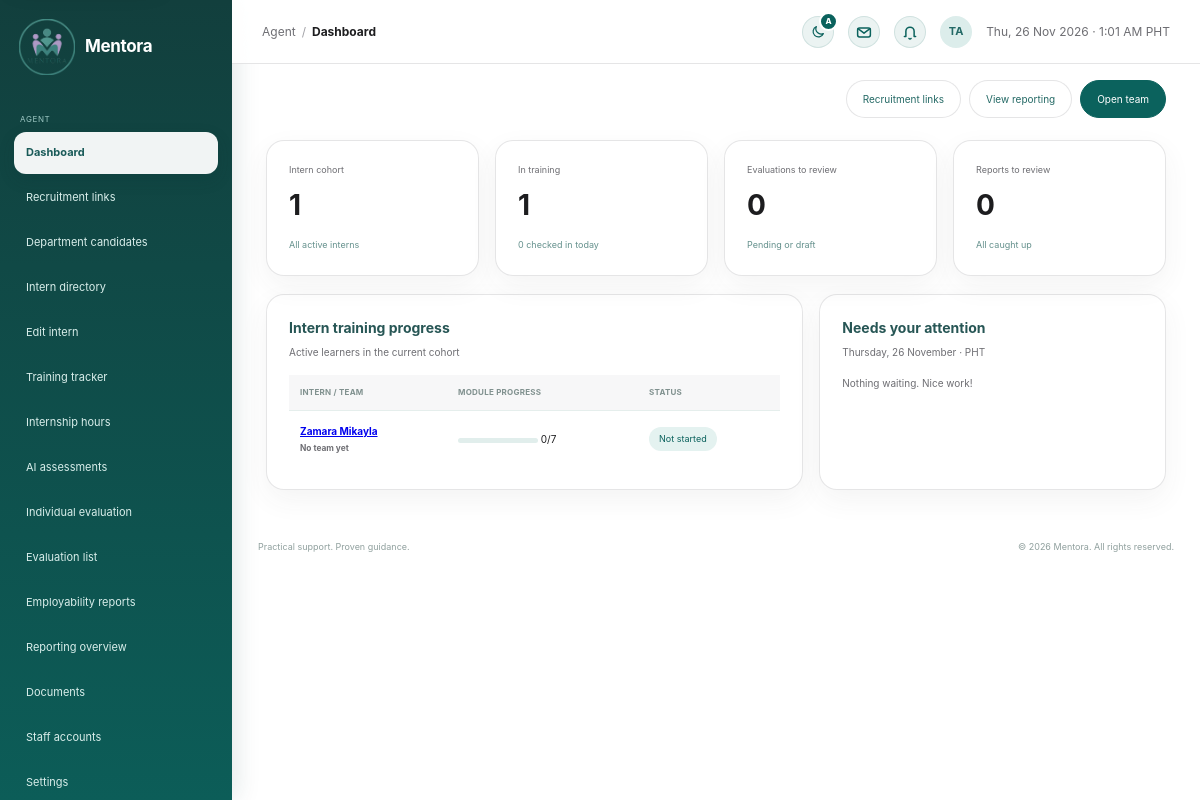
The page /agent/dashboard.php (signed in) on the database its author committed.
### tables this page shows
CREATE TABLE `users` (
  `id` int(10) UNSIGNED NOT NULL,
  `user_code` varchar(20) DEFAULT NULL,
  `first_name` varchar(80) NOT NULL,
  `last_name` varchar(80) NOT NULL,
  `email` varchar(190) NOT NULL,
  `email_verified_at` datetime DEFAULT NULL,
  `username` varchar(40) DEFAULT NULL,
  `pathway` enum('employee_va','internship') NOT NULL,
  `pathway_chosen_at` datetime DEFAULT current_timestamp(),
  `password_hash` varchar(255) NOT NULL,
  `role` enum('applicant','agent','admin') NOT NULL DEFAULT 'applicant',
  `status` enum('pending','approved','active','rejected','disabled') NOT NULL DEFAULT 'active',
  `presence` enum('active','busy','offline') NOT NULL DEFAULT 'active',
  `last_seen_at` datetime DEFAULT NULL,
  `department_id` int(10) UNSIGNED DEFAULT NULL,
  `agent_id` int(10) UNSIGNED DEFAULT NULL,
  `referred_by` int(10) UNSIGNED DEFAULT NULL,
  `avatar_path` varchar(190) DEFAULT NULL,
  `created_at` timestamp NOT NULL DEFAULT current_timestamp(),
  `updated_at` timestamp NOT NULL DEFAULT current_timestamp() ON UPDATE current_timestamp()
);

### includes/workflow.php (called while the page is built, shortened)
<?php
function mentora_h(mixed $value): string
{
    return htmlspecialchars((string) $value, ENT_QUOTES | ENT_SUBSTITUTE, 'UTF-8');
}
function mentora_pathway_folder(string $pathway): string
{
    return in_array($pathway, ['internship', 'intern'], true) ? 'intern' : 'employee';
}
function mentora_training_modules(string $pathway): array
{
    return mentora_pathway_folder($pathway) === 'intern'
        ? [
            'welcome' => ['Welcome to Mentora PH', 1],
            'remote_work' => ['Remote Work Essentials', 1],
            'account_optimization' => ['Optimizing Your Accounts', 1],
            'workspace_files' => ['Google Workspace & File Standards', 1],
            'client_basics' => ['Client Communication Basics', 1],
            'data_privacy' => ['Data Privacy Essentials', 1],
            'support_simulation' => ['Client Support Simulation', 1],
        ]
        : [
            'policies' => ['Welcome & Company Policies', 1],
            'account_optimization' => ['Optimizing Your Accounts', 1],
            'va_workflow' => ['Executive VA Workflow', 1],
            'client_standards' => ['Client Communication Standards', 1],
            'security' => ['Information Security & Privacy', 1],
            'handoff' => ['Operations Handoff Simulation', 1],
        ];
}
function mentora_workspace_people(PDO $pdo, string $pathway = 'internship', ?int $agentId = null): array
{
    $where = ["u.role = 'applicant'", "u.status = 'active'"];
    $params = [];
    if ($pathway !== 'all') {
        $where[] = 'u.pathway = ?';
        $params[] = $pathway;
    }
    $query = $pdo->prepare(
        "SELECT u.id, u.user_code, u.first_name, u.last_name, u.email, u.pathway, u.created_at, u.department_id, u.agent_id,
                d.name AS department_name, CONCAT(ag.first_name, ' ', ag.last_name) AS agent_name,
                COALESCE(t.modules_completed, 0) AS completed, t.modules_total, COALESCE(t.hours_logged, 0) AS hours_logged,
                COALESCE(t.status, 'not_started') AS training_status, t.notes,
                a.required_hours, a.school, a.course,
                (SELECT COUNT(*) FROM work_reports r WHERE r.user_id = u.id AND r.status = 'submitted') AS reports_waiting,
                ((COALESCE(s.upwork_url, '') <> '') + (COALESCE(s.linkedin_url, '') <> '') + (COALESCE(s.quora_url, '') <> '') + (COALESCE(s.reddit_url, '') <> '') + (COALESCE(s.instagram_url, '') <> '') + (COALESCE(s.threads_url, '') <> '') + (COALESCE(s.substack_url, '') <> '')) AS social_added
         FROM users u
         LEFT JOIN departments d ON d.id = u.department_id
         LEFT JOIN users ag ON ag.id = u.agent_id
         LEFT JOIN training_records t ON t.user_id = u.id
         LEFT JOIN social_profiles s ON s.user_id = u.id
         LEFT JOIN applications a ON a.id = (SELECT MAX(id) FROM applications WHERE user_id = u.id)
         WHERE " . implode(' AND ', $where) . '
         ORDER BY u.first_name, u.last_name'
    );
    $query->execute($params);
    $people = $query->fetchAll();
    foreach ($people as &$person) {
        $person['total'] = count(mentora_training_modules($person['pathway']));
        $person['percent'] = (int) round(min($person['completed'], $person['total']) / $person['total'] * 100);
    }
    return $people;
}
function mentora_reports_waiting(PDO $pdo, ?string $pathway = null, ?int $agentId = null): array
{
    $where = ["r.status = 'submitted'", "u.status = 'active'"];
    $params = [];
    if ($pathway !== null && $agentId !== null) {
        $where[] = '(u.pathway = ? OR u.agent_id = ?)';
        array_push($params, $pathway, $agentId);
    } elseif ($pathway !== null) {
        $where[] = 'u.pathway = ?';
        $params[] = $pathway;
    }
    $query = $pdo->prepare(
        'SELECT r.*, u.first_name, u.last_name, u.email, u.pathway, u.agent_id
         FROM work_reports r JOIN users u ON u.id = r.user_id
         WHERE ' . implode(' AND ', $where) . ' ORDER BY r.report_date, r.id'
    );
    $query->execute($params);
    return $query->fetchAll();
}
    ?>

### ai/intern_assessment.php (called while the page is built, shortened)
<?php
require_once __DIR__ . '/../includes/workflow.php';
function mentora_intern_rankings(PDO $pdo, ?int $agentId = null): array
{
    $interns = mentora_workspace_people($pdo, 'internship', $agentId);
    $latest = $pdo->query(
        'SELECT a.user_id, a.score, a.tier, a.ready, a.summary, a.metrics, a.engine, a.created_at AS assessed_at
         FROM ai_assessments a JOIN (SELECT user_id, MAX(id) id FROM ai_assessments GROUP BY user_id) l ON l.id = a.id'
    )->fetchAll(PDO::FETCH_UNIQUE);
    foreach ($interns as &$intern) {
        $assessment = $latest[$intern['id']] ?? null;
    }
    usort($interns, static fn(array $a, array $b): int => [$b['ai'] !== null, $b['ai']['score'] ?? 0, $b['percent']] <=> [$a['ai'] !== null, $a['ai']['score'] ?? 0, $a['percent']]);
    return $interns;
}

### agent/dashboard.php (the view, shortened to what this page needs)
<?php
require_once __DIR__ . '/../includes/workflow.php';
require __DIR__ . '/../includes/agent_layout.php';
$meId = (int) ($_SESSION['user']['id'] ?? 0);
$allInterns = mentora_workspace_people($pdo);
$myInterns = array_values(array_filter($allInterns, static fn($i) => (int) $i['agent_id'] === $meId));
$cohort = $myInterns ?: $allInterns;
$inTraining = count(array_filter($cohort, static fn($i) => in_array($i['training_status'], ['in_training', 'not_started'], true)));
$waiting = mentora_reports_waiting($pdo, 'internship', $meId);
$dueEvaluations = $pdo->query("SELECT e.id, e.review_type, e.due_date, e.status, u.first_name, u.last_name
    FROM evaluations e
    JOIN users u ON u.id = e.user_id AND u.status = 'active'
    WHERE e.status <> 'published'
    ORDER BY e.due_date IS NULL, e.due_date LIMIT 5")
    ->fetchAll();
$evaluationsOpen = (int) $pdo->query("SELECT COUNT(*)
    FROM evaluations e
    JOIN users u ON u.id = e.user_id AND u.status = 'active'
    WHERE e.status <> 'published'")
    ->fetchColumn();
$checkedIn = (int) $pdo->query("SELECT COUNT(*)
    FROM attendance a
    JOIN users u ON u.id = a.user_id
    WHERE a.work_date = CURDATE() AND a.time_in IS NOT NULL AND u.pathway = 'internship'")
    ->fetchColumn();
$myDepartmentId = (int) ($pdo->query('SELECT department_id FROM users WHERE id = ' . $meId)->fetchColumn() ?: 0);
$candidates = $myDepartmentId ? mentora_screening_rows($pdo, 'suitable', $myDepartmentId) : [];
$assessed = array_filter(mentora_intern_rankings($pdo, $myInterns ? $meId : null), static fn($i) => $i['ai'] !== null);
$readyToReport = count(array_filter($assessed, static fn($i) => (int) $i['ai']['ready'] === 1));
?>
<div class="admin-heading">
    <div class="admin-actions">
        <a class="admin-btn" href="recruitment.php">Recruitment links</a><a class="admin-btn" href="reporting_overview.php">View reporting</a><a class="admin-btn primary" href="intern_directory.php<?= $myInterns ? '?scope=mine' : '' ?>">Open team</a>
    </div>
</div>
<div class="metric-grid">
    <div class="metric-card">
        <small><?= $myInterns ? 'My interns' : 'Intern cohort' ?></small><strong><?= count($cohort) ?></strong><span><?= $myInterns ? 'Assigned to you' : 'All active interns' ?></span>
    </div>
    <div class="metric-card"><small>In training</small><strong><?= $inTraining ?></strong><span><?= $checkedIn ?> checked in today</span></div>
    <div class="metric-card"><small>Evaluations to review</small><strong><?= $evaluationsOpen ?></strong><span>Pending or draft</span></div>
    <div class="metric-card">
        <small>Reports to review</small><strong><?= count($waiting) ?></strong><span><?= count($waiting) ? 'Waiting for approval' : 'All caught up' ?></span>
    </div>
</div>
<div class="admin-grid">
    <section class="admin-panel">
        <h2>Intern training progress</h2>
        <p class="panel-subtitle"><?= $myInterns ? 'Your interns' : 'Active learners in the current cohort' ?></p>
        <?php if (!$cohort): ?><p class="panel-subtitle">No active interns yet.</p><?php else: ?>
        <table class="admin-table"><thead><tr><th>Intern / team</th><th>Module progress</th><th>Status</th></tr></thead><tbody>
            <?php foreach (array_slice($cohort, 0, 6) as $intern): [$badgeClass, $badgeText] = MENTORA_TRAINING_STATUS[$intern['training_status']] ?? ['info', $intern['training_status']]; ?>
                <tr>
                    <td><a href="edit_intern.php?id=<?= (int) $intern['id'] ?>"><?= mentora_h($intern['name']) ?></a><br><small><?= mentora_h($intern['department_name'] ?? 'No team yet') ?></small>
                    </td>
                    <td>
                        <span class="progress"><i style="width:<?= $intern['percent'] ?>%"></i></span> <?= $intern['completed'] ?>/<?= $intern['total'] ?></td>
                    <td><span class="badge <?= $badgeClass ?>"><?= $badgeText ?></span>
                    </td>
                </tr>
            <?php endforeach; ?>
        </tbody></table>
        <?php endif; ?>
    </section>
    <section class="admin-panel">
        <h2>Needs your attention</h2>
        <p class="panel-subtitle"><?= date('l, d F') ?> · PHT</p>
        <?php if (!$waiting && !$dueEvaluations && !$candidates && !$readyToReport): ?><p class="panel-subtitle">Nothing waiting. Nice work!</p><?php endif; ?>
    </section>
</div>
<?php require __DIR__ . '/../includes/admin_footer.php'; ?>

### assets/css/admin.css (style rules this page uses)
:root { --admin-ink: #155d5c; }
.admin-body, .applicant-body { --workspace-blue: var(--mentora-teal); --workspace-bg: #f5f5f7; --workspace-surface: rgba(255, 255, 255, 0.86); --workspace-line: rgba(60, 60, 67, 0.13); --workspace-muted: #6e6e73; background: radial-gradient(circle at 100% 0, rgba(120, 213, 204, 0.18), transparent 25rem), var(--workspace-bg); color: #1d1d1f; font-family: -apple-system, BlinkMacSystemFont, "SF Pro Display", "SF Pro Text", "Segoe UI", sans-serif; font-size: 12px; }
.admin-heading { align-items: flex-start; display: flex; justify-content: space-between; margin-bottom: 22px; }
.admin-workspace .admin-heading:not(.module-heading, .keep-title) { justify-content: flex-end; }
.admin-actions { display: flex; gap: 8px; }
.admin-btn { background: #fff; border: 1px solid var(--workspace-line); border-radius: 999px; color: #246965; font-size: 10px; padding: 10px 16px; text-decoration: none; transition: box-shadow 180ms ease, transform 180ms ease; }
.admin-btn.primary { background: var(--workspace-blue); border-color: var(--workspace-blue); color: #fff; }
.metric-grid { display: grid; gap: 16px; grid-template-columns: repeat(4, 1fr); margin-bottom: 18px; }
.metric-card, .admin-panel, .pathway-card { background: var(--workspace-surface); border: 1px solid var(--workspace-line); border-radius: 18px; box-shadow: 0 10px 28px rgba(60, 60, 67, 0.06); }
.metric-card, .admin-panel { padding: 22px; }
.metric-card { transition: box-shadow 180ms ease, transform 180ms ease; }
.metric-card small { color: var(--workspace-muted); display: block; font-size: 9px; }
.metric-card strong { color: #1d1d1f; display: block; font-size: 28px; margin: 6px 0; }
.metric-card span { color: #65918d; font-size: 9px; }
.admin-grid { display: grid; gap: 16px; grid-template-columns: 1.55fr 1fr; margin-bottom: 16px; }
.admin-panel h2 { color: #275655; font-size: 14px; margin: 0 0 4px; }
.panel-subtitle { color: var(--workspace-muted); font-size: 10px; margin: 0 0 15px; }
.badge { background: #e4f3ec; border-radius: 999px; color: #3d8068; display: inline-block; font-size: 9px; padding: 5px 10px; }
.badge.info { background: var(--mentora-pale); color: var(--mentora-teal); }
.admin-table { border-collapse: collapse; font-size: 10px; width: 100%; }
.admin-table th { background: rgba(245, 245, 247, 0.8); color: #80918f; font-size: 8px; letter-spacing: 0.03em; padding: 11px; text-align: left; text-transform: uppercase; }
.admin-table td { border-top: 1px solid #e5eeec; padding: 12px 11px; }
.admin-table td:first-child { color: #1c5553; font-weight: bold; }
.progress { background: #e1eeec; border-radius: 5px; display: inline-block; height: 5px; width: 80px; }
.admin-btn { transition: background 180ms ease, border-color 180ms ease, box-shadow 180ms ease, color 180ms ease, transform 180ms ease; }
.metric-card { overflow: hidden; position: relative; transition: border-color 220ms ease, box-shadow 220ms ease, transform 220ms ease; }
.metric-card::before { background: linear-gradient(90deg, var(--mentora-deep), var(--mentora-green) 60%, var(--mentora-mint)); content: ""; height: 3px; inset: 0 0 auto 0; position: absolute; transform: scaleX(0); transform-origin: left; transition: transform 320ms ease; }
.metric-card strong { transition: color 220ms ease; }
.admin-panel, .pathway-card { transition: border-color 220ms ease, box-shadow 220ms ease; }
.admin-panel h2, .pathway-card h2, .pathway-card h3 { transition: color 220ms ease; }
.admin-table tbody td { transition: background 160ms ease; }
.badge { transition: background 180ms ease, color 180ms ease; }

### assets/css/settings.css (style rules this page uses)
body { --ui-radius-card: 18px; --ui-radius-control: 999px; --ui-radius-item: 12px; --settings-card-solid: #fff; }
.admin-table td small { color: var(--workspace-muted, #6e6e73); }

### rows shown on the page
users: agent "1", name "Zamara Mikayla", department_name "No team yet", completed "0", total "7", badgeText "Not started"

### other values the page prints
$e($label) "Dashboard"
$e($label) "Recruitment links"
$e($label) "Department candidates"
$e($label) "Intern directory"
$e($label) "Edit intern"
$e($label) "Training tracker"
$e($label) "Internship hours"
$e($label) "AI assessments"
$e($label) "Individual evaluation"
$e($label) "Evaluation list"
$e($label) "Employability reports"
$e($label) "Reporting overview"
$e($label) "Documents"
$e($label) "Staff accounts"
$e($label) "Settings"
